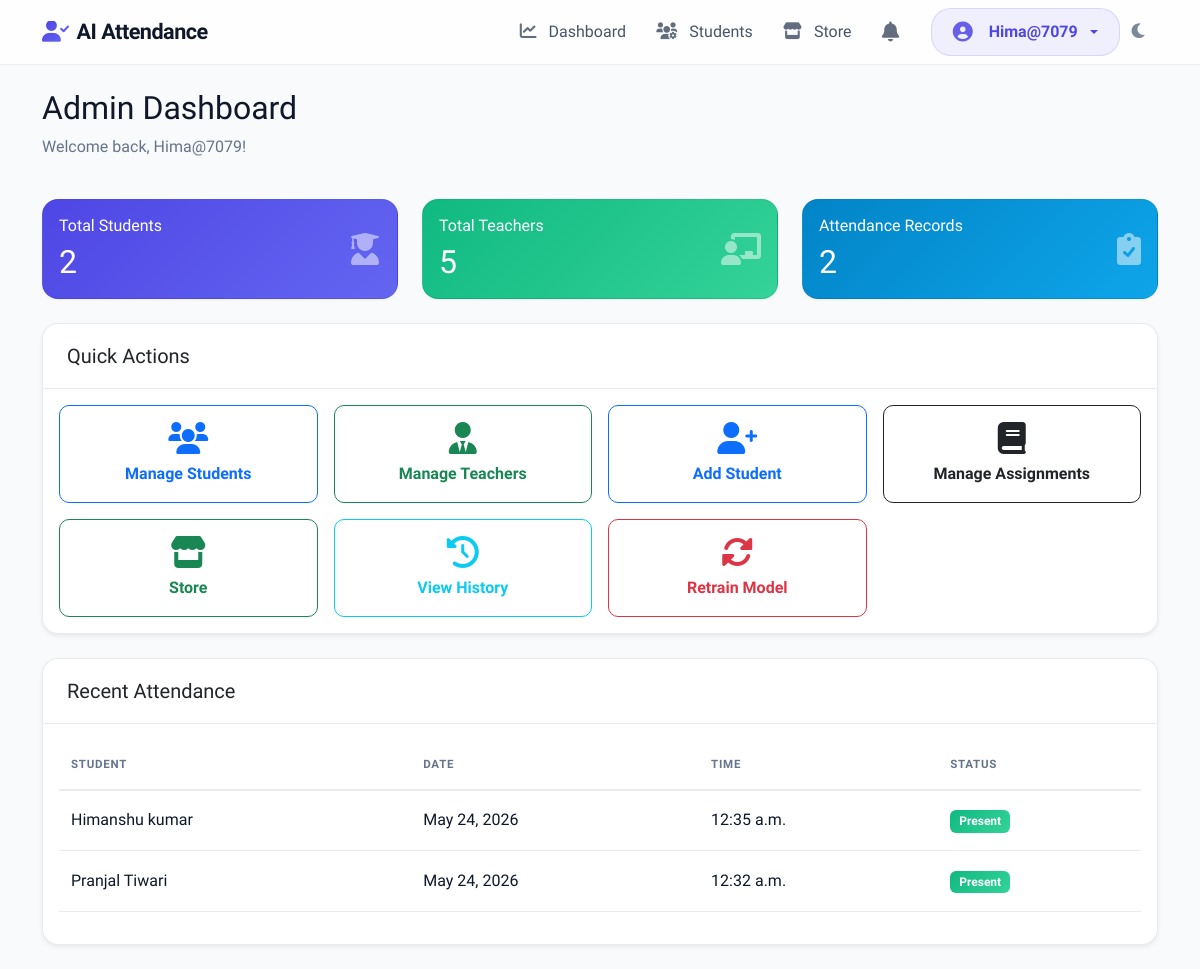
Before: /core/admin_dashboard/ (signed in) with the older database file.
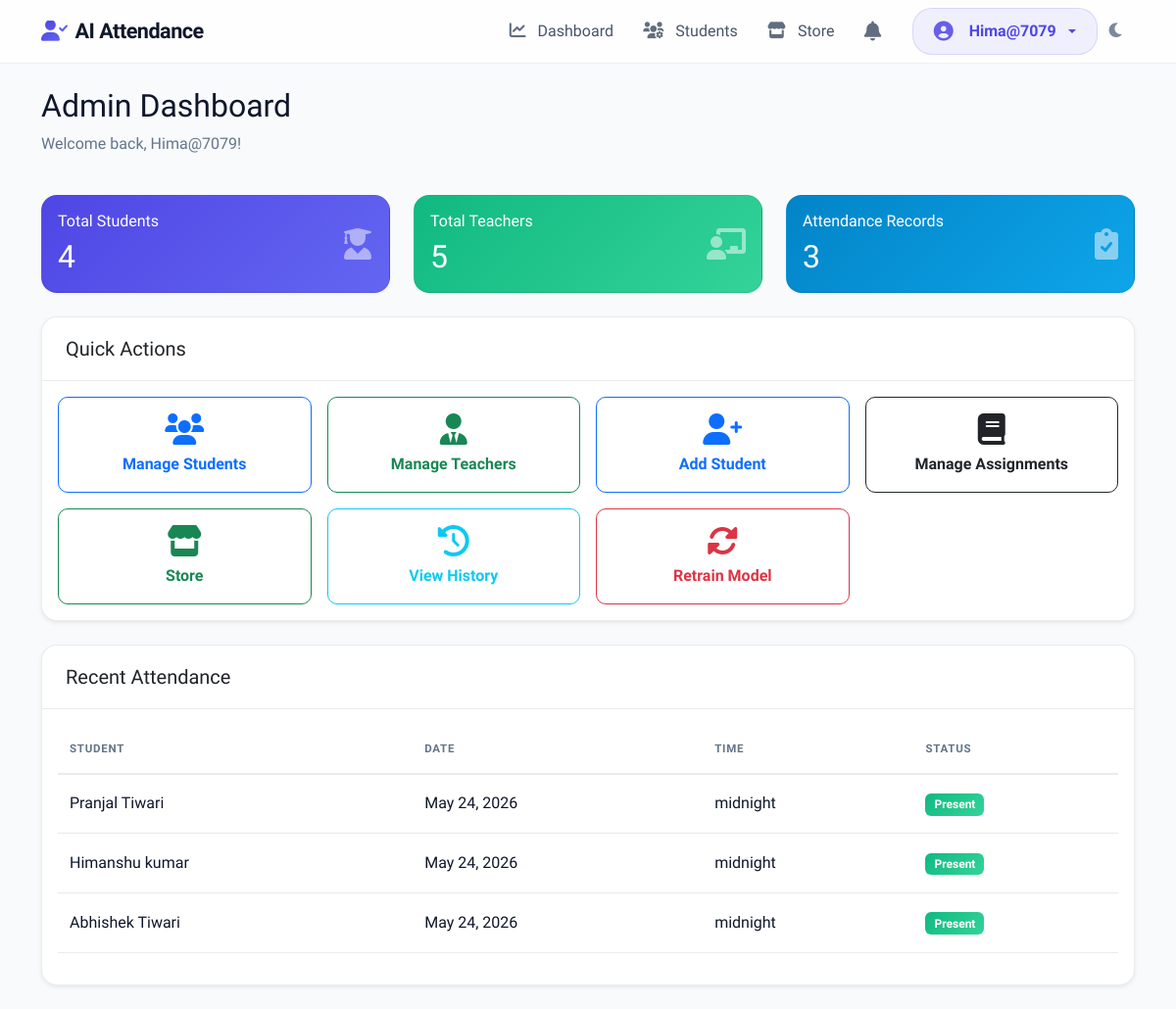
After: the same page with the newer database file.
### core/models.py (models this page shows, shortened)
class AttendanceRecord(models.Model):
    student = models.ForeignKey(Student, on_delete=models.CASCADE)
    date = models.DateField(default=datetime.date.today)
    time = models.TimeField(default=datetime.datetime.now)
    status = models.CharField(max_length=20, default='Present')
    subject = models.CharField(max_length=100, null=True, blank=True)
    class Meta:
        ordering = ['-date', '-time']

class Student(models.Model):
    user = models.OneToOneField(User, on_delete=models.CASCADE, null=True, blank=True)
    name = models.CharField(max_length=100)
    roll_number = models.CharField(max_length=20, unique=True)
    email = models.EmailField(max_length=100, null=True, blank=True)
    phone_number = models.CharField(max_length=15, null=True, blank=True)
    address = models.TextField(null=True, blank=True)
    date_of_birth = models.DateField(null=True, blank=True)
    department = models.CharField(max_length=100, null=True, blank=True)
    year = models.CharField(max_length=10, null=True, blank=True)
    section = models.CharField(max_length=10, null=True, blank=True)
    plain_password = models.CharField(max_length=128, null=True, blank=True)  # For display purposes only
    is_registered = models.BooleanField(default=False)
    profile_pic = models.ImageField(upload_to='profile_pics/', null=True, blank=True)
    created_at = models.DateTimeField(auto_now_add=True)

### core/views.py (the view)
# urls.py: path('admin_dashboard/', views.admin_dashboard, name='admin_dashboard'),
@user_passes_test(lambda u: u.is_superuser)
def admin_dashboard(request):
    total_students = Student.objects.count()
    total_teachers = User.objects.filter(is_staff=True, is_superuser=False).count()
    total_attendance = AttendanceRecord.objects.count()
    recent_attendance = AttendanceRecord.objects.all().order_by('-date', '-time')[:5]
    pending_requests = AssessmentRequest.objects.filter(status='Pending').order_by('-created_at')
    pending_count = pending_requests.count()
    pending_accessory_requests = AccessoryRequest.objects.filter(status='Pending').order_by('-created_at')
    pending_accessory_count = pending_accessory_requests.count()
    context = {
        'total_students': total_students,
        'total_teachers': total_teachers,
        'total_attendance': total_attendance,
        'recent_attendance': recent_attendance,
        'pending_requests': pending_requests,
        'pending_requests_count': pending_count,
        'pending_accessory_requests': pending_accessory_requests,
        'pending_accessory_count': pending_accessory_count,
    }
    return render(request, 'admin_dashboard.html', context)

### templates/admin_dashboard.html (shortened to what the changed rows need)
{% extends 'base.html' %}
{% block content %}
<div class="row mb-4">
    <div class="col-md-12">
        <h2 class="header-title">Admin Dashboard</h2>
    </div>
</div>
<div class="row mb-4">
    <div class="col-md-4">
        <div class="card bg-primary text-white h-100">
            <div class="card-body">
                <div class="d-flex justify-content-between align-items-center">
                    <div>
                        <h6 class="card-title mb-0">Total Students</h6>
                        <h2 class="mt-2 mb-0">{{ total_students }}</h2>
                    </div>
                </div>
            </div>
        </div>
    </div>
    <div class="col-md-4">
        <div class="card bg-success text-white h-100">
            <div class="card-body">
                <div class="d-flex justify-content-between align-items-center">
                    <div>
                        <h2 class="mt-2 mb-0">{{ total_teachers }}</h2>
                    </div>
                </div>
            </div>
        </div>
    </div>
    <div class="col-md-4">
        <div class="card bg-info text-white h-100">
            <div class="card-body">
                <div class="d-flex justify-content-between align-items-center">
                    <div>
                        <h6 class="card-title mb-0">Attendance Records</h6>
                        <h2 class="mt-2 mb-0">{{ total_attendance }}</h2>
                    </div>
                </div>
            </div>
        </div>
    </div>
</div>
<div class="row mb-4">
    <div class="col-md-12">
        <div class="card shadow-sm">
            <div class="card-body">
                <div class="table-responsive">
                    <table class="table table-hover">
                        <thead>
                            <tr>
                                <th>Student</th>
                                <th>Date</th>
                                <th>Time</th>
                                <th>Status</th>
                            </tr>
                        </thead>
                        <tbody>
                            {% for record in recent_attendance %}
                            <tr>
                                <td>{{ record.student.name }}</td>
                                <td>{{ record.date }}</td>
                                <td>{{ record.time }}</td>
                                <td><span class="badge bg-success">{{ record.status }}</span></td>
                            </tr>
                            {% empty %}
                            <tr>
                                <td colspan="4" class="text-center text-muted">No attendance records found.</td>
                            </tr>
                            {% endfor %}
                        </tbody>
                    </table>
                </div>
            </div>
        </div>
    </div>
</div>
{% endblock %}

Changed rows visible on the page:
changed AttendanceRecord "Pranjal Tiwari": time "12:32 a.m." → "midnight"; moves up the list
changed AttendanceRecord "Himanshu kumar": time "12:35 a.m." → "midnight"
added AttendanceRecord: student.name "Abhishek Tiwari", date "May 24, 2026", time "midnight", status "Present"
Other visible differences:
{{ total_students }}: "2" → "4"
{{ total_attendance }}: "2" → "3"
